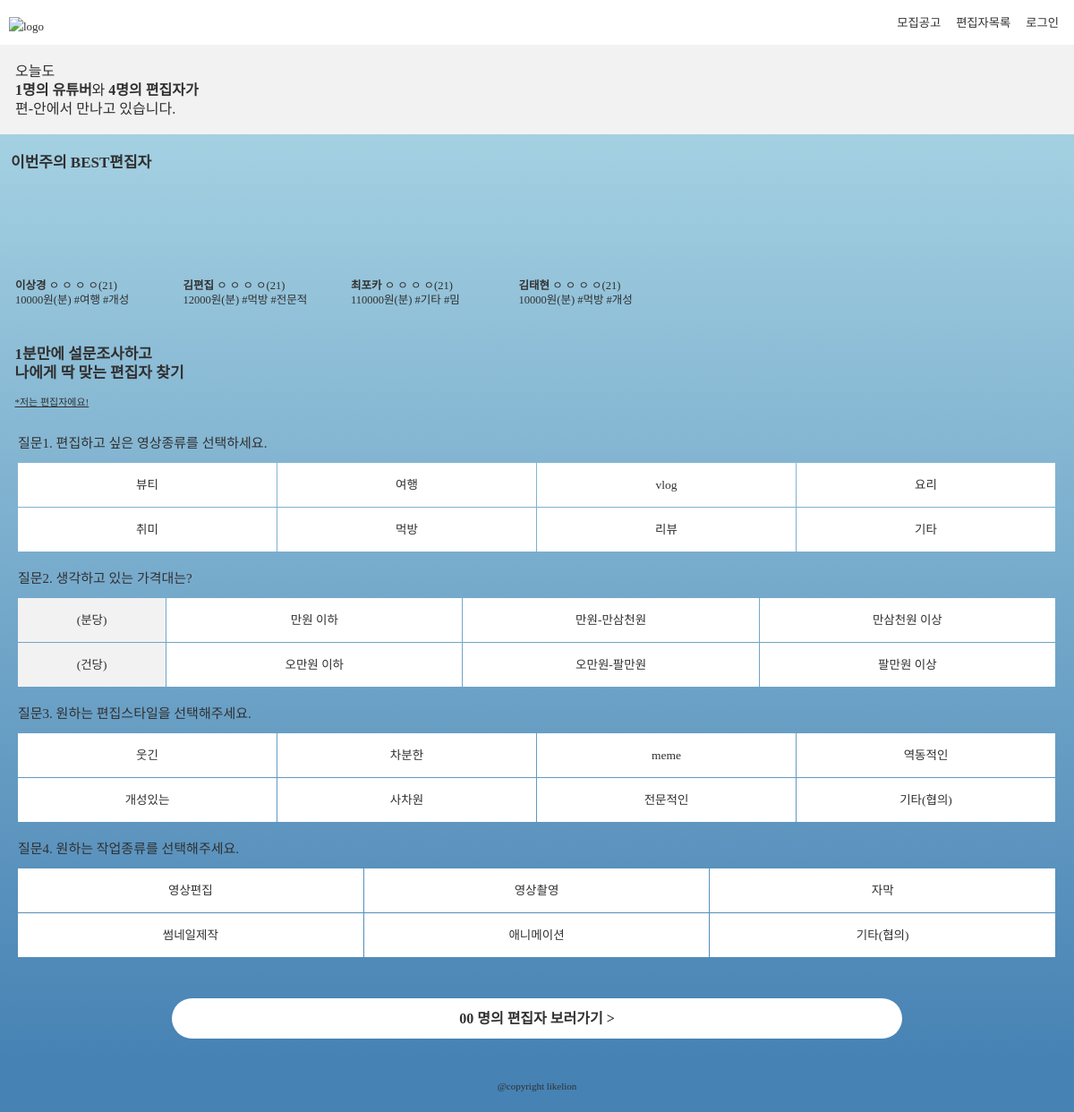
The page / on the database its author committed.
### app/models.py (models this page shows, shortened)
class Post_editor(models.Model):
    title = models.CharField(max_length=200)
    content = models.TextField(null=True)
    datetime = models.TextField(null=True)
    author = models.ForeignKey(User, on_delete=models.CASCADE, related_name='editor')
    name = models.TextField(null=True)
    img = models.TextField(null=True)
    tool = models.TextField(null=True)
    work = models.TextField(null=True)
    genre = models.TextField(null=True)
    style = models.TextField(null=True)
    rating = models.TextField(null=True)
    vid_url = models.TextField(null=True)
    basic_content = models.TextField(null=True)
    basic_price = models.TextField(null=True)
    standard_content = models.TextField(null=True)
    standard_price = models.TextField(null=True)
    premium_content = models.TextField(null=True)
    premium_price = models.TextField(null=True)
    inquiry = models.TextField(null=True)

### app/views.py (the view)
# urls.py: 2. Add a URL to urlpatterns:  path('', views.home, name='home')
def home(request):
    comment_editor = Comment_editor.objects.all()
    post_editor = Post_editor.objects.all()
    post_youtuber = Post_youtuber.objects.all()
    return render(request, 'home.html', {'comment_editor' : comment_editor, 'post_editor' : post_editor, 'post_youtuber' : post_youtuber})

### app/templates/home.html (shortened to what this page needs)
{% load static %}
<!DOCTYPE html>
<html lang="en">
<head>
    <link rel="stylesheet" type="text/css" href="{% static 'home.css' %}">
  </head>
  <body>
    <header>
    <a href="{% url 'home' %}"><img class="logo_img"src="http://bitly.kr/YqkZ3WM87i" alt="logo"></a>
     <nav>
        <a href="{% url 'list_youtuber' %}" class="nav-item">모집공고</a>
        <a href="{% url 'list_editor' %}" class="nav-item">편집자목록</a>
          {% if user.is_authenticated %}
         <a href="{% url 'mypage_youtuber' %}" class="nav-item">마이페이지</a>
         {% else %}
           <a href="{% url 'login' %}" class="nav-item">로그인</a>
        {% endif %}
      </nav>
    </header>
    <main>
      <div class="home_top">
        <p class="home_top_title">오늘도<br><strong>{{ post_youtuber|length }}명의 유튜버</strong>와 <strong>{{ post_editor|length }}명의 편집자가</strong></br>편-안에서 만나고 있습니다.</p>
      </div>
      <div class="weekly_box">
        <h1 class="weekly_title">이번주의 BEST편집자</h1>
        <div class="weekly_wrapper">
        {% for post in post_editor %}
          <div class="weekly_item">
            <iframe class="weekly_video" src="{{ post.vid_url }}" frameborder="0" allow="accelerometer; autoplay; encrypted-media; gyroscope; picture-in-picture" allowfullscreen></iframe>
            <div class="weekly_content">
              <span class="weekly_name"><strong>{{ post.name }}</strong></span>
              <span class="weekly_name">ㅇ ㅇ ㅇ ㅇ(21)<br></span>
              <span class="weekly_career">{{ post.basic_price }}원(분) </span>
              <span class="weekly_genre">#{{ post.genre }} #{{ post.style }}</span>
            </div>
          </div>
          {% endfor %}
        </div>
      </div>
     {% if user.is_authenticated %}
   <div class="explore_box">
     <h1 class="explore_title">마음껏 둘러보기</h1>
     <div class="explore_wrapper">
    {% for post in post_editor %}
      <iframe class="explore_video" src="{{ post.vid_url }}" frameborder="0" allow="accelerometer; autoplay; encrypted-media; gyroscope; picture-in-picture" allowfullscreen></iframe>
    {% endfor %}
     </div>
   </div>
   <div class="realtime_box">
     <h1 class="realtime_title">실시간 리뷰</h1>
     <div class="realtime_wrapper">
      {% for comment in comment_editor %}
       <div class="realtime_item">
         <p class="realtime_content">{{comment.content}}</p>
       </div>
       {% endfor %}
     </div>
   </div>
   <a href="{% url 'list_editor' %}" class="submit_button">더 많은 편집자 보러가기 > </a>
  {% else %}
      <div class="survey_box">
         <h1 class="survey_title">1분만에 설문조사하고<br>나에게 딱 맞는 편집자 찾기</h1>
         <a href="{% url 'signup' %}" class="go_to_signup">*저는 편집자에요!</a>
         <div class="survey_wrapper">
           <p class="survey_question_title">질문1. 편집하고 싶은 영상종류를 선택하세요.</p>
           <div class="survey_question_box">
               <div class="survey_question_wrapper">
                 <label for="뷰티" class="survey_question_item">뷰티</label>
                 <label for="여행" class="survey_question_item">여행</label>
                  <label for="vlog" class="survey_question_item">vlog</label>
                  <label for="요리" class="survey_question_item">요리</label>
               </div>
               <div class="survey_question_wrapper">
                  <label for="취미" class="survey_question_item">취미</label>
                  <label for="먹방" class="survey_question_item">먹방</label>
                  <label for="리뷰" class="survey_question_item">리뷰</label>
                 <label for="기타(장르)" class="survey_question_item">기타</label>
               </div>
           </div>
           <p class="survey_question_title">질문2. 생각하고 있는 가격대는?</p>
           <div class="survey_question_box">
               <div class="survey_question_wrapper">
                 <div class="survey_question_item first">(분당)</div>
                 <label for="under_10" class="survey_question_item">만원 이하</label>
                 <label for="ten_to_13" class="survey_question_item">만원-만삼천원</label>
                 <label for="over_13" class="survey_question_item">만삼천원 이상</label>
               </div>
               <div class="survey_question_wrapper">
                 <div class="survey_question_item first">(건당)</div>
                 <label for="under_5" class="survey_question_item">오만원 이하</label>
                 <label for="five_to_8" class="survey_question_item">오만원-팔만원</label>
                 <label for="over_8" class="survey_question_item">팔만원 이상</label>
               </div>
           </div>
           <p class="survey_question_title">질문3. 원하는 편집스타일을 선택해주세요.</p>
           <div class="survey_question_box">
               <div class="survey_question_wrapper">
                 <label for="웃긴" class="survey_question_item">웃긴</label>
                 <label for="차분한" class="survey_question_item">차분한</label>
                 <label for="meme" class="survey_question_item">meme</label>
                 <label for="역동적인" class="survey_question_item">역동적인</label>
               </div>
               <div class="survey_question_wrapper">
                 <label for="개성있는" class="survey_question_item">개성있는</label>
                 <label for="사차원" class="survey_question_item">사차원</label>
                 <label for="전문적인" class="survey_question_item">전문적인</label>
                 <label for="기타(스타일)" class="survey_question_item">기타(협의)</label>
               </div>
           </div>
           <p class="survey_question_title">질문4. 원하는 작업종류를 선택해주세요.</p>
           <div class="survey_question_box">
               <div class="survey_question_wrapper">
                 <label for="영상편집" class="survey_question_item">영상편집</label>
                 <label for="영상촬영" class="survey_question_item">영상촬영</label>
                 <label for="자막" class="survey_question_item">자막</label>
               </div>
               <div class="survey_question_wrapper">
                 <label for="썸네일제작" class="survey_question_item">썸네일제작</label>
                 <label for="애니메이션" class="survey_question_item">애니메이션</label>
                 <label for="기타(작업)" class="survey_question_item">기타(협의)</label>
               </div>
           </div>
         </div>
      </div>
      <a href="{% url 'list_editor' %}" class="submit_button"> 00 명의 편집자 보러가기 ></a>
  {% endif %}
    </main>
    <footer>
      <p>@copyright likelion</p>
    </footer>
  </body>
</html>

### app/static/home.css (style rules this page uses)
html { font-size: 62.5%; color: #303030; line-height: 210%; font-family: 'Noto Sans KR'; }
a { text-decoration: none; color: #303030; }
body { margin: 0; }
header { background-color: white; height: 50px; display: flex; justify-content: space-between; align-items: center; padding: 0px 0px 0px 10px; font-size: 1.3rem; }
nav { white-space: nowrap; display: flex; justify-content: space-between; font-size: 1.33rem; }
nav>a { margin-right: 17px; }
.logo_img { width: 105px; position: relative; top: 4px; }
main { background: linear-gradient( to top, steelblue, lightblue); padding-bottom: 27px; }
.home_top { background-color: #f2f2f2; height: 100px; display: flex; align-items: center; padding-left: 17px; font-size: 1.6rem; }
.weekly_title, .survey_title, .explore_title, .realtime_title { font-size: 1.7rem; }
.weekly_wrapper { height: 160px; overflow-x: auto; white-space: nowrap; }
.weekly_item { width: 180px; height: 100%; margin-right: 5px; box-sizing: border-box; display: inline-block; }
.weekly_video { width: 100%; height: 100px; }
.weekly_content { height: 45px; font-size: 1.25rem; line-height: 130%; padding-left: 5px; }
.survey_title { padding: 0px 16.5px; }
.go_to_signup { font-size: 1.1rem; text-decoration: underline; padding: 0px 16.5px; }
.survey_wrapper { width: 100%; height: 630px; box-sizing: border-box; display: inline-block; padding: 0px 20px; margin: 5px 0px 20px 0px; }
.survey_question_title { font-weight: 500; font-size: 1.5rem; position: relative; top: 5px; }
.survey_question_box { font-size: 1.45rem; height: 100px; }
.survey_question_wrapper { height: 50%; display: inline-block; width: 100%; display: flex; flex-wrap: nowrap; }
.survey_question_item { background-color: white; margin: 1px 1px 0px 0px; box-sizing: content-box; display: flex; width: 100%; justify-content: center; align-items: center; cursor: pointer; font-size: 1.35rem; }
.first { width: 50%; background-color: #f2f2f2; }
.submit_button { width: 68%; background-color: white; display: inline-block; font-size: 1.6rem; font-weight: 700; height: 45px; display: flex; justify-content: center; align-items: center; margin-left: auto; margin-right: auto; border-radius: 50px; cursor: pointer; }
.weekly_box, .explore_box, .realtime_box { padding: 10px 12px; }
footer { background-color: steelblue; height: 50px; text-align: center; padding-top: 5px; font-size: 1.1rem; }

### rows shown on the page
Post_editor: name "이상경", basic_price "10000", genre "여행", style "개성"
Post_editor: name "김편집", basic_price "12000", genre "먹방", style "전문적"
Post_editor: name "최포카", basic_price "110000", genre "기타", style "밈"
Post_editor: name "김태현", basic_price "10000", genre "먹방", style "개성"

### other values the page prints
{{ post_youtuber|length }} "1"
{{ post_editor|length }} "4"
